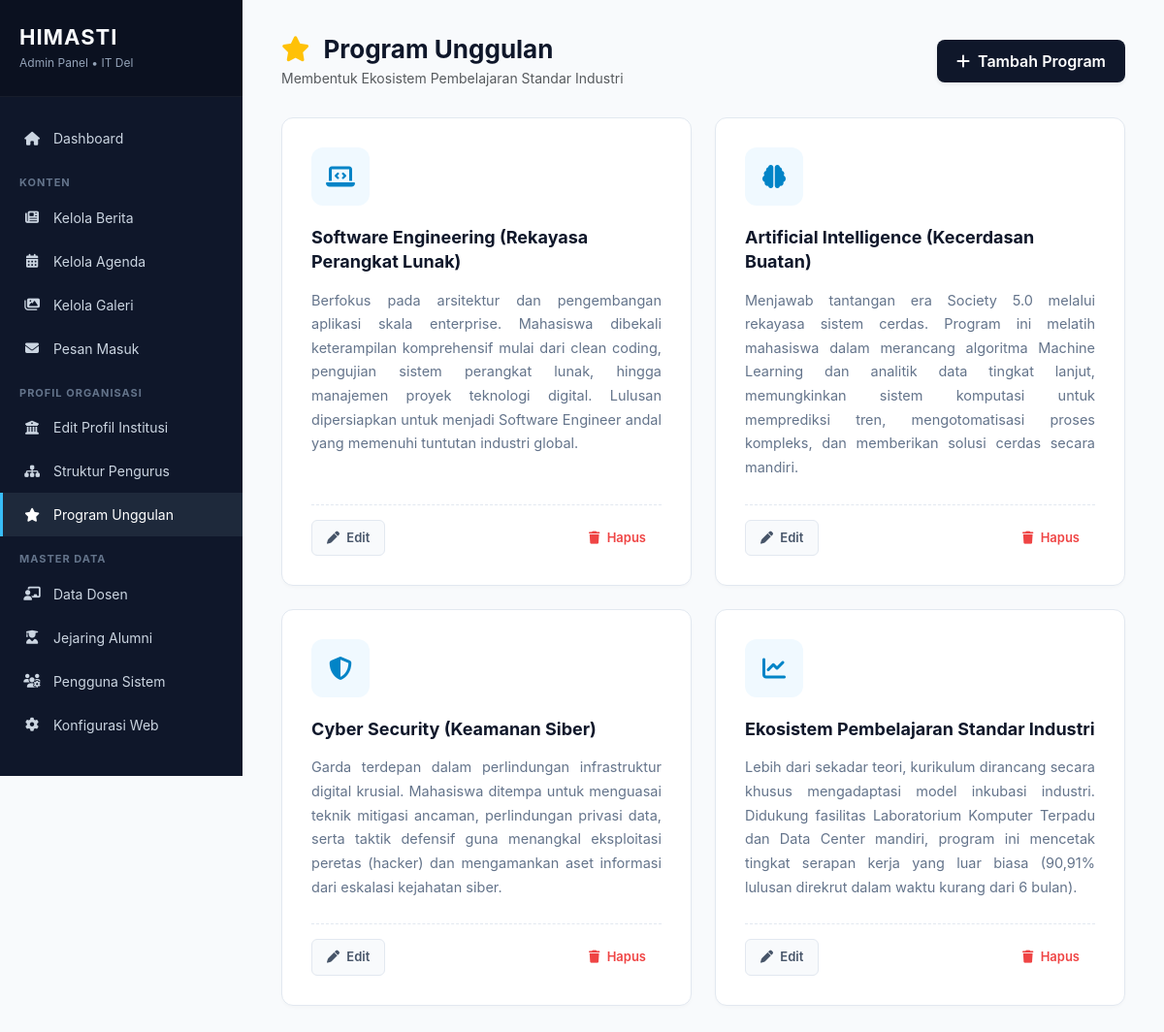
/admin/program/index.php (signed in), run on the app's committed database.
### tables this page shows
CREATE TABLE `programs` (
  `id` int(11) NOT NULL AUTO_INCREMENT,
  `title` varchar(255) NOT NULL,
  `description` text DEFAULT NULL,
  `icon` varchar(50) DEFAULT 'fas fa-star',
  `created_at` timestamp NOT NULL DEFAULT current_timestamp(),
  PRIMARY KEY (`id`)
);

### admin/program/index.php (the view, shortened to what this page needs)
<?php
require_once __DIR__ . '/../../config/database.php';
try {
    $stmt = $pdo->query("SELECT * FROM programs ORDER BY id ASC");
    $program_list = $stmt->fetchAll(PDO::FETCH_ASSOC);
} catch (PDOException $e) {
    $program_list = [];
}
?>
<!DOCTYPE html>
<html lang="id">
<head>
    <link href="https://cdn.jsdelivr.net/npm/bootstrap@5.3.0/dist/css/bootstrap.min.css" rel="stylesheet">
    <link rel="stylesheet" href="https://cdnjs.cloudflare.com/ajax/libs/font-awesome/6.4.0/css/all.min.css">
</head>
<body>
    <div class="sidebar">
        <div class="sidebar-header"><h2>HIMASTI</h2><p>Admin Panel &bull; IT Del</p></div>
        <ul class="menu">
            <li><a href="../dashboard.php"><i class="fas fa-home"></i> Dashboard</a></li>
            <li class="menu-divider">Konten</li>
            <li><a href="../berita/index.php"><i class="fas fa-newspaper"></i> Kelola Berita</a></li>
            <li><a href="../agenda/index.php"><i class="fas fa-calendar-alt"></i> Kelola Agenda</a></li>
            <li><a href="../galeri/index.php"><i class="fas fa-images"></i> Kelola Galeri</a></li>
            <li><a href="../pesan/index.php"><i class="fas fa-envelope"></i> Pesan Masuk</a></li>
            <li class="menu-divider">Profil Organisasi</li>
            <li><a href="../profil/index.php"><i class="fas fa-university"></i> Edit Profil Institusi</a></li>
            <li><a href="../pengurus/index.php"><i class="fas fa-sitemap"></i> Struktur Pengurus</a></li>
            <li><a href="index.php" class="active"><i class="fas fa-star"></i> Program Unggulan</a></li>
            <li class="menu-divider">Master Data</li>
            <li><a href="../dosen/index.php"><i class="fas fa-chalkboard-teacher"></i> Data Dosen</a></li>
            <li><a href="../alumni/index.php"><i class="fas fa-user-graduate"></i> Jejaring Alumni</a></li>
            <li><a href="../user/index.php"><i class="fas fa-users-cog"></i> Pengguna Sistem</a></li>
            <li><a href="../pengaturan/index.php"><i class="fas fa-cog"></i> Konfigurasi Web</a></li>
        </ul>
    </div>
    <div class="main">
        <div class="page-header">
            <div>
                <h1><i class="fas fa-star text-warning me-2"></i> Program Unggulan</h1>
                <p class="text-muted mt-1 mb-0" style="font-size: 14px;">Membentuk Ekosistem Pembelajaran Standar Industri</p>
            </div>
            <a href="tambah.php" class="btn-tambah shadow-sm"><i class="fas fa-plus me-2"></i>Tambah Program</a>
        </div>
        <div class="row g-4">
            <?php if (empty($program_list)): ?>
                <div class="col-12">
                    <div class="alert alert-info border-0 shadow-sm rounded-3 bg-light text-center py-5">
                        <i class="fas fa-box-open fa-3x text-muted mb-3 d-block opacity-50"></i>
                        <h5 class="text-muted">Belum ada Program Unggulan yang didaftarkan.</h5>
                    </div>
                </div>
            <?php else: ?>
                <?php foreach ($program_list as $prog): ?>
                <div class="col-md-6">
                    <div class="program-card">
                        <div class="program-icon"><i class="<?= htmlspecialchars($prog['icon']) ?>"></i></div>
                        <h3 class="program-title"><?= htmlspecialchars($prog['title']) ?></h3>
                        <div class="program-desc"><?= htmlspecialchars($prog['description']) ?></div>
                        <div class="program-actions">
                            <a href="edit.php?id=<?= $prog['id'] ?>" class="btn-action btn-edit"><i class="fas fa-pen me-1"></i> Edit</a>
                            <a href="hapus.php?id=<?= $prog['id'] ?>" class="btn-action btn-delete ms-auto" onclick="return confirm('Yakin ingin menghapus program unggulan ini?')"><i class="fas fa-trash me-1"></i> Hapus</a>
                        </div>
                    </div>
                </div>
                <?php endforeach; ?>
            <?php endif; ?>
        </div>
    </div>
</body>
</html>

### admin/program/index.php (style rules this page uses)
* { font-family: 'Inter', 'Segoe UI', Tahoma, sans-serif; }
body { background: #f8fafc; display: flex; min-height: 100vh; margin: 0; color: #334155; }
.sidebar { width: 250px; background: #0f172a; color: white; position: fixed; height: 100vh; overflow-y: auto; z-index: 1000; }
.sidebar-header { padding: 25px 20px; border-bottom: 1px solid rgba(255,255,255,0.05); background: #0b1120; }
.sidebar-header h2 { color: #f8fafc; font-size: 22px; margin-bottom: 5px; font-weight: 700; letter-spacing: 1px; }
.sidebar-header p { color: #94a3b8; font-size: 12px; margin:0; }
.menu { list-style: none; padding: 20px 0; margin:0; }
.menu li a { display: flex; align-items: center; gap: 12px; color: #cbd5e1; text-decoration: none; padding: 12px 20px; transition: all 0.3s; border-left: 3px solid transparent; font-size: 14px; }
.menu li a i { width: 20px; text-align: center; }
.menu li a:hover, .menu li a.active { background: #1e293b; color: #fff; border-left-color: #38bdf8; }
.menu-divider { color: #64748b; font-size: 11px; padding: 15px 20px 5px; text-transform: uppercase; font-weight: 700; letter-spacing: 1px; }
.main { margin-left: 250px; padding: 35px 40px; width: calc(100% - 250px); }
.page-header { display: flex; justify-content: space-between; align-items: center; margin-bottom: 30px; }
.page-header h1 { font-size: 26px; font-weight: 700; color: #0f172a; margin: 0; }
.btn-tambah { background: #0f172a; color: white; border: none; border-radius: 8px; font-weight: 600; padding: 10px 20px; transition: 0.3s; text-decoration: none; display: inline-flex; align-items: center; }
.program-card { background: #fff; border: 1px solid #e2e8f0; border-radius: 12px; padding: 30px; transition: 0.3s; box-shadow: 0 2px 4px -1px rgba(0,0,0,0.03); height: 100%; display: flex; flex-direction: column; position: relative; }
.program-icon { width: 60px; height: 60px; background: #f0f9ff; color: #0284c7; border-radius: 12px; display: flex; align-items: center; justify-content: center; font-size: 24px; margin-bottom: 20px; }
.program-title { font-size: 18px; font-weight: 700; color: #0f172a; margin-bottom: 15px; line-height: 1.4; }
.program-desc { font-size: 14.5px; color: #64748b; line-height: 1.7; flex-grow: 1; margin-bottom: 25px; text-align: justify; }
.program-actions { display: flex; gap: 8px; border-top: 1px dashed #e2e8f0; padding-top: 15px; margin-top: auto; }
.btn-action { padding: 8px 15px; border-radius: 6px; font-size: 13px; font-weight: 600; text-decoration: none; transition: 0.3s; border: 1px solid transparent; }
.btn-edit { background: #f8fafc; color: #475569; border-color: #e2e8f0; }
.btn-delete { color: #ef4444; }

### data on the page
programs: title "Software Engineering (Rekayasa Perangkat Lunak)", description "Berfokus pada arsitektur dan pengembangan aplikasi skala enterprise. Mahasiswa dibekali keterampilan komprehensif mulai dari clean coding, pengujian sistem perangkat lunak, hingga manajemen proyek teknologi digital. Lulusan dipersiapkan untuk menjadi Software Engineer andal yang memenuhi tuntutan industri global."
programs: title "Artificial Intelligence (Kecerdasan Buatan)", description "Menjawab tantangan era Society 5.0 melalui rekayasa sistem cerdas. Program ini melatih mahasiswa dalam merancang algoritma Machine Learning dan analitik data tingkat lanjut, memungkinkan sistem komputasi untuk memprediksi tren, mengotomatisasi proses kompleks, dan memberikan solusi cerdas secara mandiri."
programs: title "Cyber Security (Keamanan Siber)", description "Garda terdepan dalam perlindungan infrastruktur digital krusial. Mahasiswa ditempa untuk menguasai teknik mitigasi ancaman, perlindungan privasi data, serta taktik defensif guna menangkal eksploitasi peretas (hacker) dan mengamankan aset informasi dari eskalasi kejahatan siber."
programs: title "Ekosistem Pembelajaran Standar Industri", description "Lebih dari sekadar teori, kurikulum dirancang secara khusus mengadaptasi model inkubasi industri. Didukung fasilitas Laboratorium Komputer Terpadu dan Data Center mandiri, program ini mencetak tingkat serapan kerja yang luar biasa (90,91% lulusan direkrut dalam waktu kurang dari 6 bulan)."
